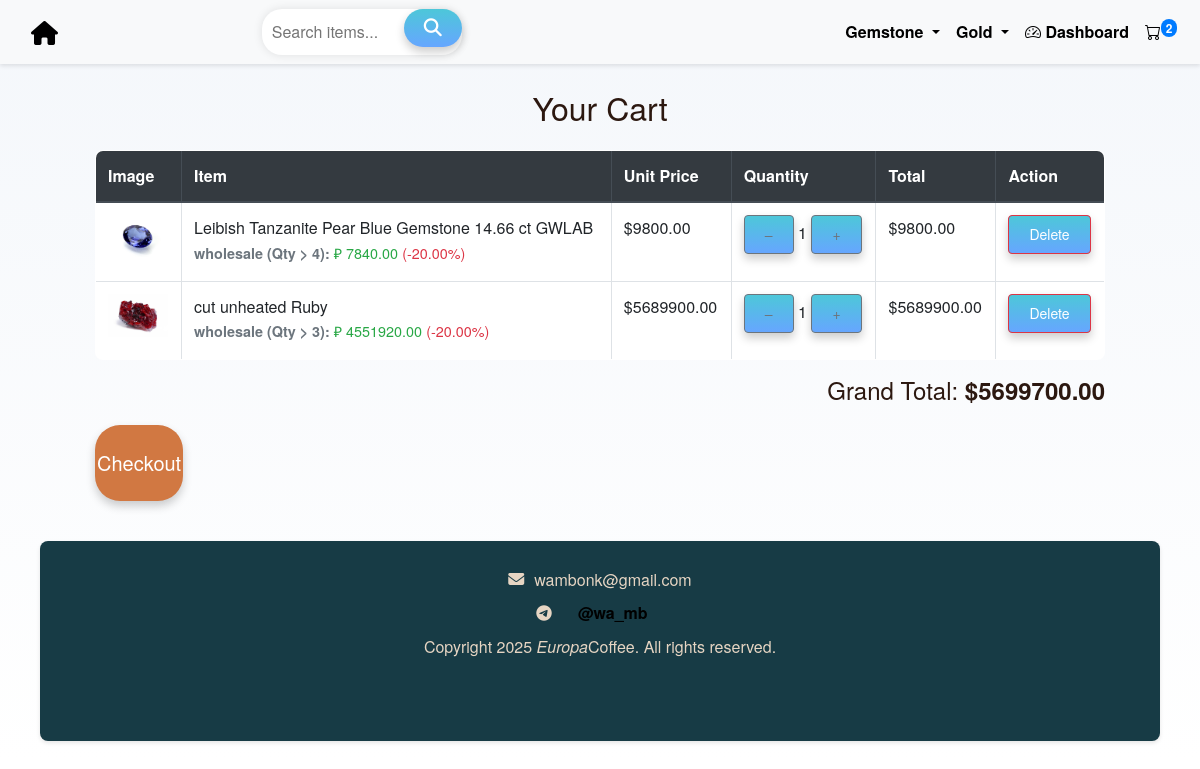
Screenshot of /cart/ (signed in) with the database file from the repository.
### orders/models.py (models this page shows, shortened)
class Category(models.Model):
    name = models.CharField(max_length=100, unique=True)
    slug = models.SlugField(max_length=120, unique=True, editable=False)  # not editable
    parent = models.ForeignKey(
        'self',
        on_delete=models.CASCADE,
        related_name='subcategories',
        blank=True,
        null=True,
        help_text="Parent category, leave blank if this is a top-level category."
    )
    class Meta:
        verbose_name_plural = 'Categories'
        ordering = ['name']

class CartItem(models.Model):
    cart = models.ForeignKey(Cart, on_delete=models.CASCADE, related_name='items')
    item = models.ForeignKey(Item, on_delete=models.CASCADE)
    quantity = models.PositiveIntegerField(default=1)
    @property
    def effective_unit_price(self):
        if self.quantity >= self.item.wholesale_qty and self.item.wholesale_price is not None:
            return self.item.wholesale_price
        return self.item.price
    @property
    def total_price(self):
        return self.quantity * self.effective_unit_price

class Item(models.Model):
    name = models.CharField(max_length=100)
    price = models.DecimalField(max_digits=10, decimal_places=2)
    wholesale_qty = models.PositiveIntegerField(default=0, help_text="Minimum quantity for wholesale discount")
    discount_percentage = models.DecimalField(max_digits=5, decimal_places=2, default=0.0, help_text="Wholesale discount percentage")
    stock = models.PositiveIntegerField(default=10, help_text="Available stock")
    brand = models.CharField(max_length= 250, blank=True, null=True)
    body = RichTextUploadingField(null=True, blank=True)
    image = models.ImageField(upload_to='item_images/', blank=True, null=True)
    category = models.ForeignKey(Category, on_delete=models.SET_NULL, null=True, blank=True, related_name='items')
    tags = models.ManyToManyField(Tag, blank=True, related_name='items')
    @property
    def wholesale_price(self):
        if self.wholesale_qty and self.discount_percentage:
            discount = self.price * self.discount_percentage / 100
            return self.price - discount
        return None

### orders/views.py (the view)
# urls.py: path('cart/', views.cart_view, name='cart'),
def cart_view(request):
    cart = get_or_create_cart(request)
    items = cart.items.select_related('item').all()
    grand_total = cart.total_price
    return render(request, 'orders/cart.html', {'cart': cart, 'items': items, 'grand_total': grand_total})

### accounts/context_processors.py (called while the page is built)
def user_profile(request):
    if request.user.is_authenticated:
        return {
            'user_profile_pic': request.user.get_profile_pic_url()
        }
    return {}

### accounts/models.py (called while the page is built)
    def get_profile_pic_url(self):
        if self.profile_pic and default_storage.exists(self.profile_pic.name):
            return self.profile_pic.url
        return '/static/default_avatars/default.png'  # Fallback URL

### orders/context_processors.py (called while the page is built)
def cart_item_count(request):
    count = 0
    try:
        if request.user.is_authenticated:
            cart = Cart.objects.filter(user=request.user).first()
        else:
            session_id = request.session.session_key
            if not session_id:
                request.session.create()
                session_id = request.session.session_key
            cart = Cart.objects.filter(session_id=session_id).first()
        if cart:
            count = sum(item.quantity for item in cart.items.all())
    except Exception:
        count = 0  # Safe fallback
    return {'cart_item_count': count}

def categories_processor(request):
    return {
        'nav_categories': Category.objects.filter(parent__isnull=True).prefetch_related('subcategories')
    }

### orders/models.py (called while the page is built)
    @property
    def total_price(self):
        total = 0
        for item in self.items.all():
            total += item.total_price
        return total

### orders/views.py (called while the page is built)
def get_or_create_cart(request):
    if request.user.is_authenticated:
        cart, _ = Cart.objects.get_or_create(user=request.user)
    else:
        session_id = request.session.session_key
        if not session_id:
            request.session.create()
            session_id = request.session.session_key
        cart, _ = Cart.objects.get_or_create(session_id=session_id, user=None)
    return cart

### templates/orders/cart.html (shortened to what this page needs)
{% extends 'orders/base.html' %}
{% load static %}
{% block content %}
<div class="container-fluid">
    <h2 class="mb-4  text-center">Your Cart</h2>
    {% if items %}
    <table class="table table-bordered">
        <thead class="thead-dark">
            <tr>
              <th>Image</th>
              <th>Item</th>
              <th>Unit Price</th>
              <th>Quantity</th>
              <th>Total</th>
              <th>Action</th>
            </tr>
        </thead>
  <tbody>
    {% for item in cart.items.all %}
    <tr>
      <td><img src="{{ item.item.image.url }}" width="60"></td>
      <td>{{ item.item.name }}         {% if item.item.wholesale_price %}
    <p class="mb-1 text-muted" style="font-size: 0.9rem;">
       <b>wholesale (Qty > {{ item.item.wholesale_qty }}):</b>
        <span class="fw-semibold text-success">₽ {{ item.item.wholesale_price|floatformat:2 }}</span>
        <span class="text-danger">(-{{ item.item.discount_percentage }}%)</span>
    </p>
    {% endif %}
      </td>
        <td>
            {% if item.quantity >= item.item.wholesale_qty and item.item.wholesale_price %}
                <del>${{ item.item.price }}</del> <br>
                <strong>${{ item.effective_unit_price }}</strong> <span class="badge bg-success">Wholesale Price</span>
            {% else %}
                ${{ item.effective_unit_price }}
            {% endif %}
        </td>
      <td>
        <form action="{% url 'update_cart_quantity' item.item.id 'decrement' %}" method="post" style="display:inline;">
          <button type="submit" class="btn btn-sm btn-outline-secondary">–</button>
        </form>
        {{ item.quantity }}
        <form action="{% url 'update_cart_quantity' item.item.id 'increment' %}" method="post" style="display:inline;">
          <button type="submit" class="btn btn-sm btn-outline-secondary">+</button>
        </form>
      </td>
      <td>${{ item.total_price }}</td>
      <td>
        <form action="{% url 'remove_from_cart' item.item.id %}" method="post">
          <button type="submit" class="btn btn-sm btn-danger">Delete</button>
        </form>
      </td>
    </tr>
    {% empty %}
    <tr><td colspan="6" class="text-center">Your cart is empty.</td></tr>
    {% endfor %}
  </tbody>
    </table>
    <h4 class="text-right">Grand Total: <strong>${{ grand_total }}</strong></h4>
    {% else %}
        <p>Your cart is empty.</p>
    {% endif %}
  {% if cart.items.all %}
  <div class="text-end">
    <a href="{% url 'checkout' %}" class="">
        <button class="checkout-btn">Checkout</button>
    </a>
  </div>
{% endif %}
</div>
{% endblock %}

### templates/orders/base.html (shortened to what this page needs)
{% load static %}
<!DOCTYPE html>
<html lang="en">
<head>
    <link href="https://stackpath.bootstrapcdn.com/bootstrap/4.5.2/css/bootstrap.min.css" rel="stylesheet">
     <link rel="stylesheet" href="{% static 'css/style.css' %}">
     <link rel="stylesheet" href="{% static 'css/dashboard.css' %}">
    <link href="https://cdn.jsdelivr.net/npm/bootstrap-icons@1.10.5/font/bootstrap-icons.css" rel="stylesheet">
<link href="https://cdn.jsdelivr.net/npm/bootstrap-icons@1.10.5/font/bootstrap-icons.css" rel="stylesheet">
</head>
<body>
    <nav class="navbar navbar-expand-lg navbar-light bg-light fixed-top">
        <div class="container-fluid">
            <a class="navbar-brand" href="{% url 'home' %}">
             <i class="fa fa-home"></i>
            </a>
            <div class="collapse navbar-collapse justify-content-between" id="navbarNav">
                <form class="search d-flex mx-auto" action="{% url 'search' %}" method="get">
                    <input placeholder="Search items..." type="text" name="q" aria-label="Search">
                    <button type="submit"><i class="fa fa-search"></i></button>
                </form>
                <ul class="navbar-nav ml-auto">
                    {% for category in nav_categories %}
                        {% if category.subcategories.all %}
                            <li class="nav-item dropdown">
                              <a class="nav-link dropdown-toggle" href="#" id="navbarDropdown{{ forloop.counter }}" role="button" data-bs-toggle="dropdown" aria-expanded="false">
                                {{ category.name }}
                              </a>
                            </li>
                        {% else %}
                            <li class="nav-item">
                                <a class="nav-link" href="{% url 'category_detail' category.slug %}">{{ category.name }}</a>
                            </li>
                        {% endif %}
                    {% endfor %}
                    <li class="nav-item">
                        <a class="nav-link" href="{% url 'dashboard' %}">
                            <i class="bi bi-speedometer2"></i> Dashboard
                        </a>
                    </li>
                <li class="nav-item">
                    <a class="nav-link position-relative" href="{% url 'cart' %}">
                        <i class="bi bi-cart"></i>
                        {% if cart_item_count > 0 %}
                            <span class="badge badge-primary position-absolute top-0 start-100 translate-middle rounded-pill">
                                {{ cart_item_count }}
                            </span>
                        {% else %}
                            <span class="badge badge-secondary position-absolute top-0 start-100 translate-middle rounded-pill">
                                0
                            </span>
                        {% endif %}
                    </a>
                </li>
                </ul>
            </div>
        </div>
    </nav>
    <br>
    <div class="container-fluid mt-4" style="padding-left: 40px; padding-right: 40px;">
    <div class="container-fluid mt-5 pt-3" style="padding-left: 40px; padding-right: 40px;">
        {% block content %}
        {% endblock %}
    </div>
<footer class="container-fluid" style="padding: 0;">
    <div class="container-footer text-center justify-center" style="padding: 0;">
<br>
        <div style="display: flex; align-items: center; justify-content: center; gap: 10px;">
            <i class="fa fa-envelope" aria-hidden="true"></i> wambonk@gmail.com
        </div>
        <div style="display: flex; align-items: center; justify-content: center; gap: 10px;">
            <i class="fa fa-telegram" aria-hidden="true"></i>
            <a class="nav-link active" href="https://t.me/wa_mb">@wa_mb</a>
        </div>
        <span>Copyright 2025 <i>Europa</i>Coffee. All rights reserved.</span>
        <br>
    </div>
</footer>
</body>
</html>

### static/css/style.css (style rules this page uses)
body { font-family: 'Helvetica Neue', Arial, sans-serif; background-color: #f8f4f1; background: linear-gradient(0deg, rgb(255, 255, 255) 0%, rgb(244, 247, 251) 100%); color: #2c1810; line-height: 1.6; background-size: cover; background-position: center; background-repeat: no-repeat; margin: 0; padding: 0; display: flex; align-items: center; justify-content: center; }
.search { display: inline-block; position: relative; }
.search input[type="text"] { width: 200px; padding: 10px; border: none; border-radius: 20px; box-shadow: 0 0 10px rgba(0, 0, 0, 0.1); }
.search button[type="submit"] { background-color: #ffffff; border: none; color: #ffffff; cursor: pointer; padding: 10px 20px; border-radius: 20px; position: absolute; top: 0; right: 0; transition: .9s ease; }
.navbar { background-color: # #f8f4f1 !important; box-shadow: 0 2px 4px rgba(0,0,0,0.1); }
.navbar-brand { color: black !important; font-size: 24px; font-weight: bold; }
.nav-link { color: black !important; font-weight: 800; transition: color 0.3s ease; }
.container-footer { width: 100%; height: 200px; background-color: #173B45; border-radius: 8px; box-shadow: 0 2px 4px rgba(0,0,0,0.1); padding: 0 !important; margin-top: 20px; margin-bottom: 20px; }
.btn { padding: 8px 20px; border-radius: 4px; font-weight: 500; transition: all 0.3s ease; }
table { width: 100%; margin-bottom: 1rem; background-color: #ffffff; border-radius: 8px; overflow: hidden; }
th { background-color: #2c1810; color: #e6d5c3; padding: 12px; }
td { padding: 12px; border-bottom: 1px solid #e6d5c3; }
footer { color: #e6d5c3; margin-top: 40px; width: 100%; }
footer a { color: #bf9d7e; text-decoration: none; }
button { font-family: inherit; font-size: 18px; background: linear-gradient(to bottom, #4dc7d9 0%,#66a6ff 100%); color: white; padding: 0.8em 1.2em; display: flex; align-items: center; justify-content: center; border: none; border-radius: 25px; box-shadow: 0px 5px 10px rgba(0, 0, 0, 0.2); transition: all 0.3s; }
.checkout-btn { margin-top: 20px; padding: 20px 0; border-radius: 25px; font-weight: 700; transition: all 0.3s cubic-bezier(0.15, 0.83, 0.66, 1); cursor: pointer; font-size: 20px; font-weight: 500; display: flex; align-items: center; border: none; justify-content: center; fill: #fff; color: #fff; border: 2px solid transparent; background: #d17842; transition: all 200ms; }

### rows the page displays
Category: name "Gemstone"
Category: name "Gold"
CartItem: item.image (picture), item.name "Leibish Tanzanite Pear Blue Gemstone 14.66 ct GWLAB", item.wholesale_qty "4", item.wholesale_price "7840.00", item.discount_percentage "20.00", effective_unit_price "9800.00", quantity "1", total_price "9800.00"
CartItem: item.image (picture), item.name "cut unheated Ruby", item.wholesale_qty "3", item.wholesale_price "4551920.00", item.discount_percentage "20.00", effective_unit_price "5689900.00", quantity "1", total_price "5689900.00"

### other values shown
{{ cart_item_count }} "2"
{{ grand_total }} "5699700.00"
